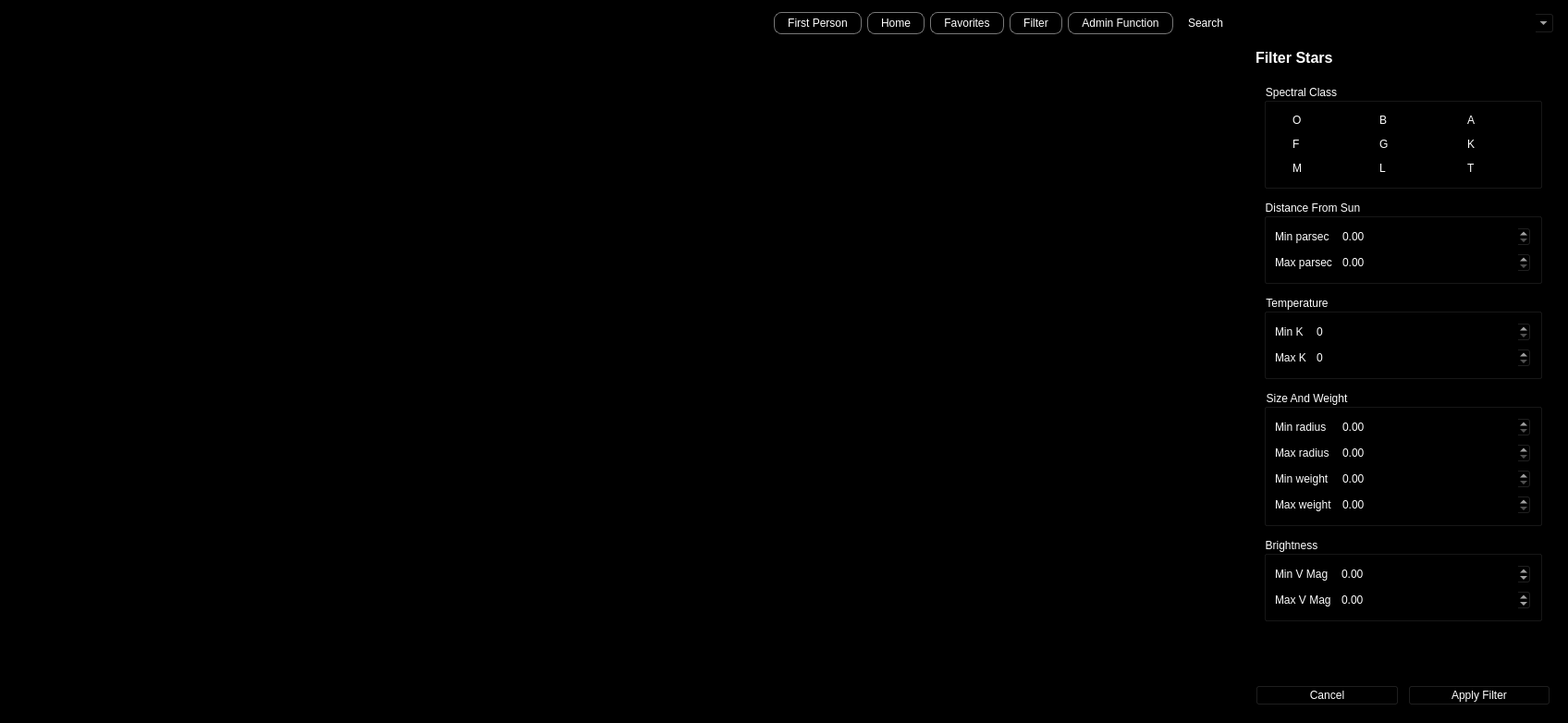
<?xml version="1.0" encoding="UTF-8"?>
<ui version="4.0">
 <class>StarView</class>
 <widget class="QWidget" name="StarView">
  <property name="enabled">
   <bool>true</bool>
  </property>
  <property name="geometry">
   <rect>
    <x>0</x>
    <y>0</y>
    <width>1696</width>
    <height>782</height>
   </rect>
  </property>
  <property name="windowTitle">
   <string>Form</string>
  </property>
  <property name="styleSheet">
   <string notr="true">color: white; background-color:black</string>
  </property>
  <layout class="QVBoxLayout" name="verticalLayout_2">
   <item>
    <layout class="QHBoxLayout" name="horizontalLayout">
     <item>
      <widget class="QLabel" name="l_StarName">
       <property name="sizePolicy">
        <sizepolicy hsizetype="Expanding" vsizetype="Preferred">
         <horstretch>0</horstretch>
         <verstretch>0</verstretch>
        </sizepolicy>
       </property>
       <property name="styleSheet">
        <string notr="true">color: white; background-color:black</string>
       </property>
       <property name="frameShape">
        <enum>QFrame::Shape::NoFrame</enum>
       </property>
       <property name="text">
        <string>&lt;html&gt;&lt;head/&gt;&lt;body&gt;&lt;p&gt;&lt;br/&gt;&lt;/p&gt;&lt;/body&gt;&lt;/html&gt;</string>
       </property>
      </widget>
     </item>
     <item>
      <spacer name="horizontalSpacer">
       <property name="orientation">
        <enum>Qt::Orientation::Horizontal</enum>
       </property>
       <property name="sizeHint" stdset="0">
        <size>
         <width>40</width>
         <height>20</height>
        </size>
       </property>
      </spacer>
     </item>
     <item>
      <widget class="QPushButton" name="firstPersonButton">
       <property name="styleSheet">
        <string notr="true">QPushButton {
    color: white;
    background-color: black;
    border: 1px solid #777777;
    border-radius: 8px;
    padding: 4px 14px;
}

QPushButton:hover {
    border-color: #aaaaaa;
}</string>
       </property>
       <property name="text">
        <string>First Person</string>
       </property>
      </widget>
     </item>
     <item>
      <widget class="QPushButton" name="homeButton">
       <property name="sizePolicy">
        <sizepolicy hsizetype="Fixed" vsizetype="Fixed">
         <horstretch>0</horstretch>
         <verstretch>0</verstretch>
        </sizepolicy>
       </property>
       <property name="cursor">
        <cursorShape>PointingHandCursor</cursorShape>
       </property>
       <property name="styleSheet">
        <string notr="true">QPushButton {
    color: white;
    background-color: black;
    border: 1px solid #777777;
    border-radius: 8px;
    padding: 4px 14px;
}

QPushButton:hover {
    border-color: #aaaaaa;
}</string>
       </property>
       <property name="text">
        <string>Home</string>
       </property>
      </widget>
     </item>
     <item>
      <widget class="QPushButton" name="favoritesButton">
       <property name="cursor">
        <cursorShape>PointingHandCursor</cursorShape>
       </property>
       <property name="styleSheet">
        <string notr="true">QPushButton {
    color: white;
    background-color: black;
    border: 1px solid #777777;
    border-radius: 8px;
    padding: 4px 14px;
}

QPushButton:hover {
    border-color: #aaaaaa;
}</string>
       </property>
       <property name="text">
        <string>Favorites</string>
       </property>
      </widget>
     </item>
     <item>
      <widget class="QPushButton" name="filterButton">
       <property name="styleSheet">
        <string notr="true">QPushButton {
    color: white;
    background-color: black;
    border: 1px solid #777777;
    border-radius: 8px;
    padding: 4px 14px;
}

QPushButton:hover {
    border-color: #aaaaaa;
}</string>
       </property>
       <property name="text">
        <string>Filter</string>
       </property>
      </widget>
     </item>
     <item>
      <widget class="QPushButton" name="adminFunctionButton">
       <property name="cursor">
        <cursorShape>PointingHandCursor</cursorShape>
       </property>
       <property name="visible">
        <bool>false</bool>
       </property>
       <property name="styleSheet">
        <string notr="true">QPushButton {
    color: white;
    background-color: black;
    border: 1px solid #777777;
    border-radius: 8px;
    padding: 4px 14px;
}

QPushButton:hover {
    border-color: #aaaaaa;
}</string>
       </property>
       <property name="text">
        <string>Admin Function</string>
       </property>
      </widget>
     </item>
     <item>
      <layout class="QHBoxLayout" name="searchLayout">
       <property name="spacing">
        <number>8</number>
       </property>
       <property name="leftMargin">
        <number>10</number>
       </property>
       <property name="topMargin">
        <number>3</number>
       </property>
       <property name="rightMargin">
        <number>4</number>
       </property>
       <property name="bottomMargin">
        <number>3</number>
       </property>
       <item>
        <widget class="QLabel" name="searchLabel">
         <property name="styleSheet">
          <string notr="true"/>
         </property>
         <property name="text">
          <string>Search</string>
         </property>
        </widget>
       </item>
       <item>
        <widget class="QComboBox" name="SearchBox">
         <property name="sizePolicy">
          <sizepolicy hsizetype="Expanding" vsizetype="Fixed">
           <horstretch>0</horstretch>
           <verstretch>0</verstretch>
          </sizepolicy>
         </property>
         <property name="maximumSize">
          <size>
           <width>16777215</width>
           <height>28</height>
          </size>
         </property>
         <property name="autoFillBackground">
          <bool>false</bool>
         </property>
         <property name="editable">
          <bool>true</bool>
         </property>
         <property name="currentText">
          <string/>
         </property>
         <property name="currentIndex">
          <number>-1</number>
         </property>
         <property name="maxVisibleItems">
          <number>20</number>
         </property>
         <property name="placeholderText">
          <string/>
         </property>
         <item>
          <property name="text">
           <string>Vega</string>
          </property>
         </item>
         <item>
          <property name="text">
           <string>Omega</string>
          </property>
         </item>
         <item>
          <property name="text">
           <string>Sega</string>
          </property>
         </item>
         <item>
          <property name="text">
           <string>Bega</string>
          </property>
         </item>
         <item>
          <property name="text">
           <string/>
          </property>
         </item>
         <item>
          <property name="text">
           <string/>
          </property>
         </item>
         <item>
          <property name="text">
           <string/>
          </property>
         </item>
         <item>
          <property name="text">
           <string/>
          </property>
         </item>
        </widget>
       </item>
      </layout>
     </item>
    </layout>
   </item>
   <item>
    <layout class="QHBoxLayout" name="horizontalLayout_2" stretch="4,1">
     <item>
      <layout class="QVBoxLayout" name="verticalLayout"/>
     </item>
     <item>
      <widget class="QStackedWidget" name="stackedWidget">
       <property name="sizePolicy">
        <sizepolicy hsizetype="Expanding" vsizetype="Expanding">
         <horstretch>1</horstretch>
         <verstretch>0</verstretch>
        </sizepolicy>
       </property>
       <property name="minimumSize">
        <size>
         <width>220</width>
         <height>0</height>
        </size>
       </property>
       <property name="currentIndex">
        <number>3</number>
       </property>
       <widget class="QWidget" name="loggedOutPage">
        <property name="styleSheet">
         <string notr="true">color: white; background-color:black</string>
        </property>
        <layout class="QVBoxLayout" name="loggedOutLayout">
         <item>
          <spacer name="loggedOutSpacer">
           <property name="orientation">
            <enum>Qt::Orientation::Vertical</enum>
           </property>
           <property name="sizeHint" stdset="0">
            <size>
             <width>20</width>
             <height>40</height>
            </size>
           </property>
          </spacer>
         </item>
         <item>
          <widget class="QPushButton" name="loginButton">
           <property name="cursor">
            <cursorShape>PointingHandCursor</cursorShape>
           </property>
           <property name="styleSheet">
            <string notr="true">QPushButton {
    color: white;
    background-color: black;
    border: 1px solid #777777;
    border-radius: 8px;
    padding: 8px 14px;
}

QPushButton:hover {
    border-color: #aaaaaa;
}</string>
           </property>
           <property name="text">
            <string>Log in</string>
           </property>
         </widget>
        </item>
        </layout>
       </widget>
       <widget class="QWidget" name="loggedInPage">
        <property name="styleSheet">
         <string notr="true">color: white; background-color:black</string>
        </property>
        <layout class="QVBoxLayout" name="loggedInLayout">
         <item>
          <widget class="QGroupBox" name="favoritesContainer">
           <property name="sizePolicy">
            <sizepolicy hsizetype="Preferred" vsizetype="Expanding">
             <horstretch>0</horstretch>
             <verstretch>1</verstretch>
            </sizepolicy>
           </property>
           <property name="styleSheet">
            <string notr="true">QPushButton {
    color: white;
    background-color: black;
    border: 1px solid #777777;
    border-radius: 8px;
    padding: 8px 14px;
}

QPushButton:hover {
    border-color: #aaaaaa;
}</string>
           </property>
           <property name="title">
            <string>Favorites</string>
           </property>
           <layout class="QVBoxLayout" name="favoritesLayout">
            <item>
             <widget class="QListWidget" name="favoritesList">
              <property name="styleSheet">
               <string notr="true">color: white; background-color:black</string>
              </property>
             </widget>
            </item>
           </layout>
          </widget>
         </item>
         <item>
         <widget class="QPushButton" name="logoutButton">
          <property name="cursor">
           <cursorShape>PointingHandCursor</cursorShape>
          </property>
          <property name="minimumSize">
           <size>
            <width>0</width>
            <height>38</height>
           </size>
          </property>
          <property name="styleSheet">
            <string notr="true">QPushButton {
    color: white;
    background-color: black;
    border: 1px solid #777777;
    border-radius: 8px;
    padding: 8px 14px;
}

QPushButton:hover {
    border-color: #aaaaaa;
}</string>
          </property>
           <property name="text">
            <string>Log out</string>
           </property>
          </widget>
         </item>
        </layout>
       </widget>
       <widget class="QWidget" name="starInfoPage">
        <property name="styleSheet">
         <string notr="true">color: white; background-color:black</string>
        </property>
        <layout class="QVBoxLayout" name="starInfoPageLayout">
         <item>
          <widget class="QGroupBox" name="starInfoContainer">
           <property name="sizePolicy">
            <sizepolicy hsizetype="Preferred" vsizetype="Expanding">
             <horstretch>0</horstretch>
             <verstretch>1</verstretch>
            </sizepolicy>
           </property>
           <property name="styleSheet">
            <string notr="true">color: white; background-color:black</string>
           </property>
           <property name="title">
            <string>Star Information</string>
           </property>
           <layout class="QFormLayout" name="starInfoFormLayout">
            <item row="0" column="0">
             <widget class="QLabel" name="nameFieldLabel">
              <property name="text">
               <string>Name</string>
              </property>
             </widget>
            </item>
            <item row="0" column="1">
             <widget class="QLabel" name="starNameValue">
              <property name="text">
               <string>-</string>
              </property>
             </widget>
            </item>
            <item row="1" column="0">
             <widget class="QLabel" name="idFieldLabel">
              <property name="text">
               <string>ID</string>
              </property>
             </widget>
            </item>
            <item row="1" column="1">
             <widget class="QLabel" name="starIdValue">
              <property name="text">
               <string>-</string>
              </property>
             </widget>
            </item>
            <item row="2" column="0">
             <widget class="QLabel" name="raFieldLabel">
              <property name="text">
               <string>RA</string>
              </property>
             </widget>
            </item>
            <item row="2" column="1">
             <widget class="QLabel" name="starRaValue">
              <property name="text">
               <string>-</string>
              </property>
             </widget>
            </item>
            <item row="3" column="0">
             <widget class="QLabel" name="decFieldLabel">
              <property name="text">
               <string>Dec</string>
              </property>
             </widget>
            </item>
            <item row="3" column="1">
             <widget class="QLabel" name="starDecValue">
              <property name="text">
               <string>-</string>
              </property>
             </widget>
            </item>
            <item row="4" column="0">
             <widget class="QLabel" name="parallaxFieldLabel">
              <property name="text">
               <string>Parallax</string>
              </property>
             </widget>
            </item>
            <item row="4" column="1">
             <widget class="QLabel" name="starParallaxValue">
              <property name="text">
               <string>-</string>
              </property>
             </widget>
            </item>
            <item row="5" column="0">
             <widget class="QLabel" name="vMagFieldLabel">
              <property name="text">
               <string>V Mag</string>
              </property>
             </widget>
            </item>
            <item row="5" column="1">
             <widget class="QLabel" name="starVMagValue">
              <property name="text">
               <string>-</string>
              </property>
             </widget>
            </item>
            <item row="6" column="0">
             <widget class="QLabel" name="bMagFieldLabel">
              <property name="text">
               <string>B Mag</string>
              </property>
             </widget>
            </item>
            <item row="6" column="1">
             <widget class="QLabel" name="starBMagValue">
              <property name="text">
               <string>-</string>
              </property>
             </widget>
            </item>
            <item row="7" column="0">
             <widget class="QLabel" name="spectralTypeFieldLabel">
              <property name="text">
               <string>Spectral Type</string>
              </property>
             </widget>
            </item>
            <item row="7" column="1">
             <widget class="QLabel" name="starSpectralTypeValue">
              <property name="text">
               <string>-</string>
              </property>
             </widget>
            </item>
           </layout>
          </widget>
         </item>
        <item>
         <widget class="QPushButton" name="favoriteToggleButton">
          <property name="cursor">
           <cursorShape>PointingHandCursor</cursorShape>
          </property>
          <property name="visible">
           <bool>false</bool>
          </property>
          <property name="styleSheet">
           <string notr="true">QPushButton {
    color: white;
    background-color: black;
    border: 1px solid #777777;
    border-radius: 8px;
    padding: 8px 14px;
}

QPushButton:hover {
    border-color: #aaaaaa;
}</string>
          </property>
          <property name="text">
           <string>Add Favorite</string>
          </property>
         </widget>
        </item>
        </layout>
       </widget>
       <widget class="QWidget" name="filterPage">
        <property name="styleSheet">
         <string notr="true">color: white; background-color:black</string>
        </property>
        <layout class="QVBoxLayout" name="filterPageLayout">
         <property name="spacing">
          <number>10</number>
         </property>
         <property name="leftMargin">
          <number>8</number>
         </property>
         <property name="topMargin">
          <number>8</number>
         </property>
         <property name="rightMargin">
          <number>8</number>
         </property>
         <property name="bottomMargin">
          <number>8</number>
         </property>
         <item>
          <widget class="QLabel" name="filterTitleLabel">
           <property name="styleSheet">
            <string notr="true">font-size: 16px; font-weight: 600;</string>
           </property>
           <property name="text">
            <string>Filter Stars</string>
           </property>
          </widget>
         </item>
         <item>
          <widget class="QScrollArea" name="filterScrollArea">
           <property name="frameShape">
            <enum>QFrame::Shape::NoFrame</enum>
           </property>
           <property name="widgetResizable">
            <bool>true</bool>
           </property>
           <widget class="QWidget" name="filterScrollContent">
            <property name="geometry">
             <rect>
              <x>0</x>
              <y>0</y>
              <width>318</width>
              <height>639</height>
             </rect>
            </property>
            <layout class="QVBoxLayout" name="filterScrollLayout">
             <property name="spacing">
              <number>12</number>
             </property>
             <item>
              <widget class="QGroupBox" name="spectralClassGroupBox">
               <property name="title">
                <string>Spectral Class</string>
               </property>
               <layout class="QGridLayout" name="spectralClassLayout">
                <item row="0" column="1">
                 <widget class="QCheckBox" name="spectralBCheckBox">
                  <property name="text">
                   <string>B</string>
                  </property>
                 </widget>
                </item>
                <item row="2" column="1">
                 <widget class="QCheckBox" name="spectralLCheckBox">
                  <property name="text">
                   <string>L</string>
                  </property>
                 </widget>
                </item>
                <item row="2" column="0">
                 <widget class="QCheckBox" name="spectralMCheckBox">
                  <property name="text">
                   <string>M</string>
                  </property>
                 </widget>
                </item>
                <item row="0" column="2">
                 <widget class="QCheckBox" name="spectralACheckBox">
                  <property name="text">
                   <string>A</string>
                  </property>
                 </widget>
                </item>
                <item row="1" column="0">
                 <widget class="QCheckBox" name="spectralFCheckBox">
                  <property name="text">
                   <string>F</string>
                  </property>
                 </widget>
                </item>
                <item row="0" column="0">
                 <widget class="QCheckBox" name="spectralOCheckBox">
                  <property name="text">
                   <string>O</string>
                  </property>
                 </widget>
                </item>
                <item row="1" column="1">
                 <widget class="QCheckBox" name="spectralGCheckBox">
                  <property name="text">
                   <string>G</string>
                  </property>
                 </widget>
                </item>
                <item row="2" column="2">
                 <widget class="QCheckBox" name="spectralTCheckBox">
                  <property name="text">
                   <string>T</string>
                  </property>
                 </widget>
                </item>
                <item row="1" column="2">
                 <widget class="QCheckBox" name="spectralKCheckBox">
                  <property name="text">
                   <string>K</string>
                  </property>
                 </widget>
                </item>
               </layout>
              </widget>
             </item>
             <item>
              <widget class="QGroupBox" name="distanceGroupBox">
               <property name="title">
                <string>Distance From Sun</string>
               </property>
               <layout class="QFormLayout" name="distanceFormLayout">
                <item row="0" column="0">
                 <widget class="QLabel" name="minDistanceLabel">
                  <property name="text">
                   <string>Min parsec</string>
                  </property>
                 </widget>
                </item>
                <item row="0" column="1">
                 <widget class="QDoubleSpinBox" name="minDistanceSpinBox">
                  <property name="maximum">
                   <double>100000.000000000000000</double>
                  </property>
                 </widget>
                </item>
                <item row="1" column="0">
                 <widget class="QLabel" name="maxDistanceLabel">
                  <property name="text">
                   <string>Max parsec</string>
                  </property>
                 </widget>
                </item>
                <item row="1" column="1">
                 <widget class="QDoubleSpinBox" name="maxDistanceSpinBox">
                  <property name="maximum">
                   <double>100000.000000000000000</double>
                  </property>
                 </widget>
                </item>
               </layout>
              </widget>
             </item>
             <item>
              <widget class="QGroupBox" name="temperatureGroupBox">
               <property name="title">
                <string>Temperature</string>
               </property>
               <layout class="QFormLayout" name="temperatureFormLayout">
                <item row="0" column="0">
                 <widget class="QLabel" name="minTemperatureLabel">
                  <property name="text">
                   <string>Min K</string>
                  </property>
                 </widget>
                </item>
                <item row="0" column="1">
                 <widget class="QSpinBox" name="minTemperatureSpinBox">
                  <property name="maximum">
                   <number>60000</number>
                  </property>
                 </widget>
                </item>
                <item row="1" column="0">
                 <widget class="QLabel" name="maxTemperatureLabel">
                  <property name="text">
                   <string>Max K</string>
                  </property>
                 </widget>
                </item>
                <item row="1" column="1">
                 <widget class="QSpinBox" name="maxTemperatureSpinBox">
                  <property name="maximum">
                   <number>60000</number>
                  </property>
                 </widget>
                </item>
               </layout>
              </widget>
             </item>
             <item>
              <widget class="QGroupBox" name="sizeMassGroupBox">
               <property name="title">
                <string>Size And Weight</string>
               </property>
               <layout class="QFormLayout" name="sizeMassFormLayout">
                <item row="0" column="0">
                 <widget class="QLabel" name="minRadiusLabel">
                  <property name="text">
                   <string>Min radius</string>
                  </property>
                 </widget>
                </item>
                <item row="0" column="1">
                 <widget class="QDoubleSpinBox" name="minRadiusSpinBox">
                  <property name="maximum">
                   <double>1000000.000000000000000</double>
                  </property>
                 </widget>
                </item>
                <item row="1" column="0">
                 <widget class="QLabel" name="maxRadiusLabel">
                  <property name="text">
                   <string>Max radius</string>
                  </property>
                 </widget>
                </item>
                <item row="1" column="1">
                 <widget class="QDoubleSpinBox" name="maxRadiusSpinBox">
                  <property name="maximum">
                   <double>1000000.000000000000000</double>
                  </property>
                 </widget>
                </item>
                <item row="2" column="0">
                 <widget class="QLabel" name="minMassLabel">
                  <property name="text">
                   <string>Min weight</string>
                  </property>
                 </widget>
                </item>
                <item row="2" column="1">
                 <widget class="QDoubleSpinBox" name="minMassSpinBox">
                  <property name="maximum">
                   <double>1000000.000000000000000</double>
                  </property>
                 </widget>
                </item>
                <item row="3" column="0">
                 <widget class="QLabel" name="maxMassLabel">
                  <property name="text">
                   <string>Max weight</string>
                  </property>
                 </widget>
                </item>
                <item row="3" column="1">
                 <widget class="QDoubleSpinBox" name="maxMassSpinBox">
                  <property name="maximum">
                   <double>1000000.000000000000000</double>
                  </property>
                 </widget>
                </item>
               </layout>
              </widget>
             </item>
             <item>
              <widget class="QGroupBox" name="brightnessGroupBox">
               <property name="title">
                <string>Brightness</string>
               </property>
               <layout class="QFormLayout" name="brightnessFormLayout">
                <item row="0" column="0">
                 <widget class="QLabel" name="minVMagLabel">
                  <property name="text">
                   <string>Min V Mag</string>
                  </property>
                 </widget>
                </item>
                <item row="0" column="1">
                 <widget class="QDoubleSpinBox" name="minVMagSpinBox">
                  <property name="minimum">
                   <double>-40.000000000000000</double>
                  </property>
                  <property name="maximum">
                   <double>40.000000000000000</double>
                  </property>
                 </widget>
                </item>
                <item row="1" column="0">
                 <widget class="QLabel" name="maxVMagLabel">
                  <property name="text">
                   <string>Max V Mag</string>
                  </property>
                 </widget>
                </item>
                <item row="1" column="1">
                 <widget class="QDoubleSpinBox" name="maxVMagSpinBox">
                  <property name="minimum">
                   <double>-40.000000000000000</double>
                  </property>
                  <property name="maximum">
                   <double>40.000000000000000</double>
                  </property>
                 </widget>
                </item>
               </layout>
              </widget>
             </item>
             <item>
              <spacer name="filterScrollSpacer">
               <property name="orientation">
                <enum>Qt::Orientation::Vertical</enum>
               </property>
               <property name="sizeHint" stdset="0">
                <size>
                 <width>20</width>
                 <height>20</height>
                </size>
               </property>
              </spacer>
             </item>
            </layout>
           </widget>
          </widget>
         </item>
         <item>
          <layout class="QHBoxLayout" name="filterActionsLayout">
           <item>
            <widget class="QPushButton" name="cancelFilterButton">
             <property name="cursor">
              <cursorShape>PointingHandCursor</cursorShape>
             </property>
             <property name="text">
              <string>Cancel</string>
             </property>
            </widget>
           </item>
           <item>
            <widget class="QPushButton" name="applyFilterButton">
             <property name="cursor">
              <cursorShape>PointingHandCursor</cursorShape>
             </property>
             <property name="text">
              <string>Apply Filter</string>
             </property>
            </widget>
           </item>
          </layout>
         </item>
        </layout>
       </widget>
      </widget>
     </item>
    </layout>
   </item>
  </layout>
 </widget>
 <resources/>
 <connections/>
</ui>
